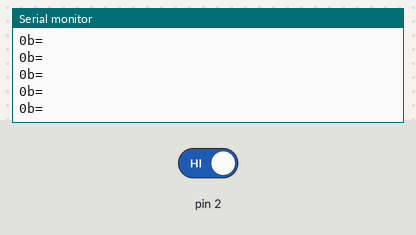
Bench run of a sketch on a simulated Arduino Uno, built with avr-gcc and run on an emulated ATmega328P. On the bench: the last lines printed to the serial monitor. The test bench sets the inputs (shaded band); at power-on: pin 2 HIGH.

Above: at 1.2 s.
1.3 s: pin 2 driven LOW
At 1.56 s:
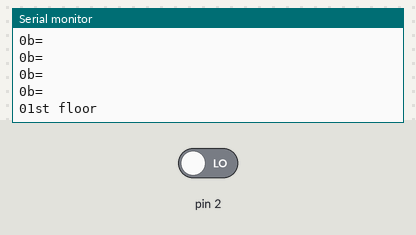
At 1.91 s:
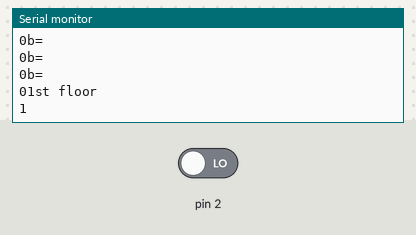
Timing chart, 0 to 4.3 s (numbered marks = the images above; inputs shaded):
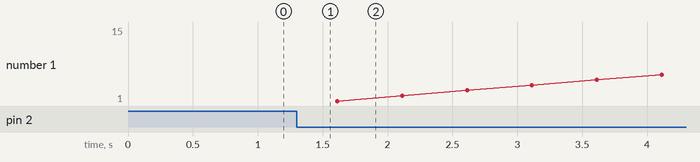

Measured:
- after the input at 1.3 s, the serial monitor: prints a new line after 0.11 s (image 1)

The sketch:

serial2.ino
```cpp
void setup() {
  Serial.begin(9600);// put your setup code here, to run once:
pinMode(2,INPUT);
}

void loop() {int i=0;
  int a =digitalRead(2);
  int b;
  Serial.println("b=");
  Serial.print(b);
 delay(200);
if (a==LOW)
{
  for (int x=1; x<160;x++)
  {
    Serial.println("1st floor");
    i++;
    Serial.println(i);
    if (i==20)
    {
    b=20;
    return b;
  }
  delay(500);
}

}
}
```
